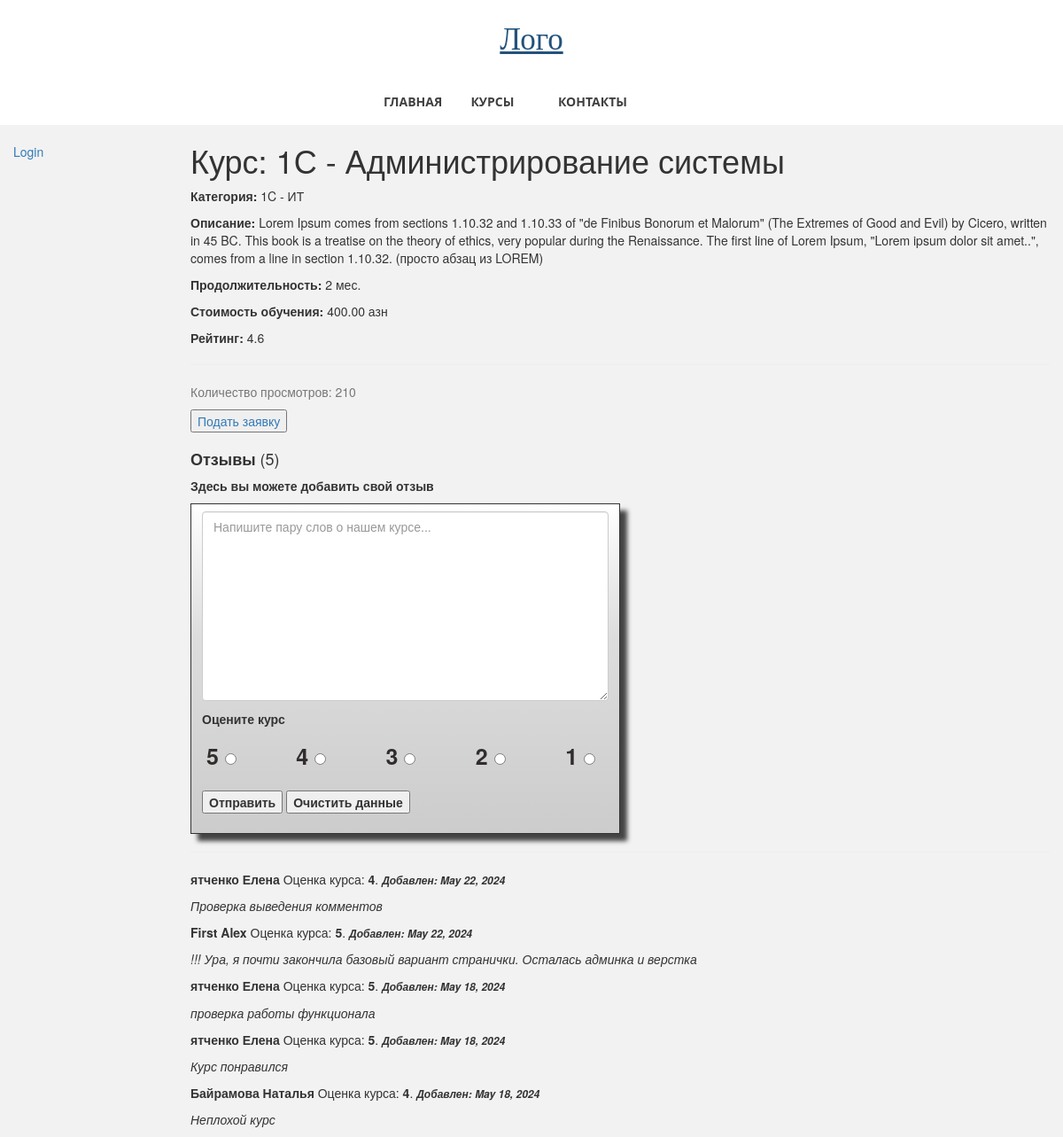
Page /main/course/1 on the committed database.
### students_app/models.py (models this page shows, shortened)
class Course(models.Model):
    name = models.CharField(max_length=200)
    category = models.ForeignKey(
        Category, on_delete=models.SET_NULL, null=True)
    summary = models.TextField(
        max_length=1000, help_text="Краткое описание курса")
    lasting = models.IntegerField(
        default=1, help_text="Продолжительность курса, в месяцах"
    )
    is_selected = models.BooleanField(default=False)
    cost = models.DecimalField(
        max_digits=8, decimal_places=2, help_text="Стоимость в месяц, азн"
    )
    added = models.DateField(auto_now_add=True)
    rating = models.DecimalField(
        max_digits=3, decimal_places=2, blank=True, null=True)
    is_deleted = models.BooleanField(default=False)
    deleted = models.DateField(auto_now=True)
    views_num = models.IntegerField(default=0)
    def total_cost(self):
        return self.lasting * self.cost
    def rating_count(self):
        rates = [review.rate for review in self.review_set.all()]
        rating = round(sum(rates) / len(rates), 2)
        return rating
    class Meta:
        ordering = ["-name"]

class Category(models.Model):
    name = models.CharField(
        max_length=100,
        help_text="Категория курса (e.g. 1C - ИТ, 1C - Консалтинг)",
    )
    flag = models.CharField(max_length=10, default="cons")
    class Meta:
        verbose_name = "Category"
        verbose_name_plural = "Categories"
    def __str__(self):
        return self.name

class Review(models.Model):
    student = models.ForeignKey(Student, on_delete=models.CASCADE)
    course = models.ForeignKey(Course, on_delete=models.CASCADE)
    text = models.TextField(
        max_length=2000,
        help_text="Отзыв к курсу",
    )
    RATES = (
        (5, "5"),
        (4, "4"),
        (3, "3"),
        (2, "2"),
        (1, "1"),
    )
    rate = models.IntegerField(choices=RATES)
    added = models.DateField(auto_now_add=True)
    class Meta:
        ordering = ["-added", "-id"]

class Student(models.Model):
    related_user = models.ForeignKey(User, on_delete=models.CASCADE)
    name = models.CharField(verbose_name="Имя", max_length=50)
    surname = models.CharField(verbose_name="Фамилия", max_length=100)
    phone = models.CharField(verbose_name="Номер телефона", max_length=50)
    date_of_birth = models.DateField()
    course = models.ForeignKey(Course, on_delete=models.PROTECT)
    photo = models.ImageField(upload_to='images/', blank=True, null=True)
    @property
    def full_name(self):
        return f"{self.surname} {self.name}"
    STUDENT_STATUS = [
        ("r", "requested"),
        ("a", "approved"),
        ("f", "finished"),
    ]
    status = models.CharField(
        max_length=50,
        choices=STUDENT_STATUS,
        default="r",
        help_text="Статус студента",
    )
    request_date = models.DateField(auto_now_add=True)
    reg_date = models.DateField(blank=True, null=True)
    updated = models.DateField(auto_now=True)
    is_paid = models.BooleanField(default=False)
    is_deleted = models.BooleanField(default=False)
    deleted = models.DateField(auto_now=True)
    class Meta:
        ordering = ["name"]

### students_app/views.py (the view)
# urls.py: path("course/<int:id>", views.course_detail, name="course-detail"),
def course_detail(request, id):
    course = Course.objects.filter(pk=id, is_deleted=False).first()
    students = course.student_set.filter(status="a", is_deleted=False)
    reviews = course.review_set.all()
    course.views_num += 1
    course.save()
    if request.method == "POST":
        review_form = AddReviewForm(request.POST)
        if review_form.is_valid():
            user = request.user
            student = Student.objects.filter(related_user=user).first()
            cd = review_form.cleaned_data
            new_review = Review(
                student=student, course=course, text=cd["text"], rate=cd["rate"]
            )
            new_review.save()
            return redirect("course-detail", course.id)
    else:
        review_form = AddReviewForm()
    return render(
        request,
        "students_app/course_detail.html",
        context={
            "course": course,
            "students": students,
            "reviews": reviews,
            "form": review_form,
        },
    )

### students_app/forms.py
class AddReviewForm(forms.Form):
    RATES = (
        (5, "5"),
        (4, "4"),
        (3, "3"),
        (2, "2"),
        (1, "1"),
    )
    text = forms.CharField(
        label="Комментарий",
        max_length=1000,
        widget=forms.Textarea(
            attrs={
                "class": "form-control",
                "placeholder": "Напишите пару слов о нашем курсе...",
            },
        ),
    )
    rate = forms.ChoiceField(
        widget=forms.RadioSelect(attrs={"class": "form-check-inline"}),
        choices=RATES,
        required=True,
    )

### students_app/templates/students_app/course_detail.html (shortened to what this page needs)
{% extends "base.html" %}
{% block content %}
<h1>Курс: {{ course.name }}</h1>
<p><strong>Категория:</strong> {{ course.category }}</p>
<p><strong>Описание:</strong> {{ course.summary }}</p>
<p><strong>Продолжительность:</strong> {{ course.lasting }} мес.</p>
<p><strong>Стоимость обучения:</strong> {{ course.total_cost }} азн</p>
<p><strong>Рейтинг:</strong> {% if course.rating_count is not None %}{{ course.rating_count }}
    {% else %}Нет отзывов{%endif %}
</p>
<hr>
<p class="text-muted">Количество просмотров: {{ course.views_num }}</p>
<button type="button"><a href="{% url 'student-request' course.id%}">Подать заявку</a></button>
<h4 style="margin-top:20px"><strong>Отзывы</strong> ({{ reviews.count }})</h4>
<p><strong>Здесь вы можете добавить свой отзыв</strong></p>
<div class="shadowbox">
    <form action="" method="post">
        <p>{{ form.text }}</p>
        <p><b>Оцените курс</b></p>
        <fieldset id="radio_rate">
            {% for radio in form.rate %}
            <label for="{{ radio.id_for_label }}">
                {{ radio.choice_label }}
                <span>{{ radio.tag }}</span>
            </label>
            {% endfor%}
        </fieldset>
        <p><button type="submit"><strong>Отправить</strong></button>
            <button type="reset"><strong>Очистить данные</strong></button>
        </p>
    </form>
</div>
<hr>
{% for review in reviews %}
<p><strong>{{review.student.full_name}}</strong> Оценка курса: <b>{{ review.rate }}</b>.
    <em><span style="font-size:12px;font-weight:bold"> Добавлен: {{review.added}}</span></em>
</p>
<p><em>{{ review.text }}</em></p>
{% endfor %}
{% endblock %}

### students_app/static/students_app/css/styles.css (style rules this page uses)
* { box-sizing: border-box; }
body { margin: 0; background: #f2f2f2; }
.shadowbox { width: 50%; border: 1px solid hwb(0 20% 80%); box-shadow: 8px 8px 5px #444; padding: 8px 12px; background-image: linear-gradient(180deg, #fff, #ddd 40%, #ccc); }
#radio_rate { font-size: 25px; color: #312d2d; align-items: center; padding: 5px 15px 15px 5px; display: flex; justify-content: space-between; }

### rows in the picture
Course: name "1С - Администрирование системы", category "1C - ИТ", summary "Lorem Ipsum comes from sections 1.10.32 and 1.10.33 of \"de Finibus Bonorum et Malorum\" (The Extremes of Good and Evil) by Cicero, written in 45 BC. This book is a treatise on the theory of ethics, very popular during the Renaissance. The first line of Lorem Ipsum, \"Lorem ipsum dolor sit amet..\", comes from a line in section 1.10.32. (просто абзац из LOREM)", lasting "2", total_cost "400.00", rating_count "4.6", views_num "210", count "5"
Review: student.full_name "ятченко Елена", rate "4", added "May 22, 2024", text "Проверка выведения комментов"
Review: student.full_name "First Alex", rate "5", added "May 22, 2024", text "!!! Ура, я почти закончила базовый вариант странички. Осталась админка и верстка"
Review: student.full_name "ятченко Елена", rate "5", added "May 18, 2024", text "проверка работы функционала"
Review: student.full_name "ятченко Елена", rate "5", added "May 18, 2024", text "Курс понравился"
Review: student.full_name "Байрамова Наталья", rate "4", added "May 18, 2024", text "Неплохой курс"

### other values in the picture
{{ radio.choice_label }} "5" "4" "3" "2" "1"
